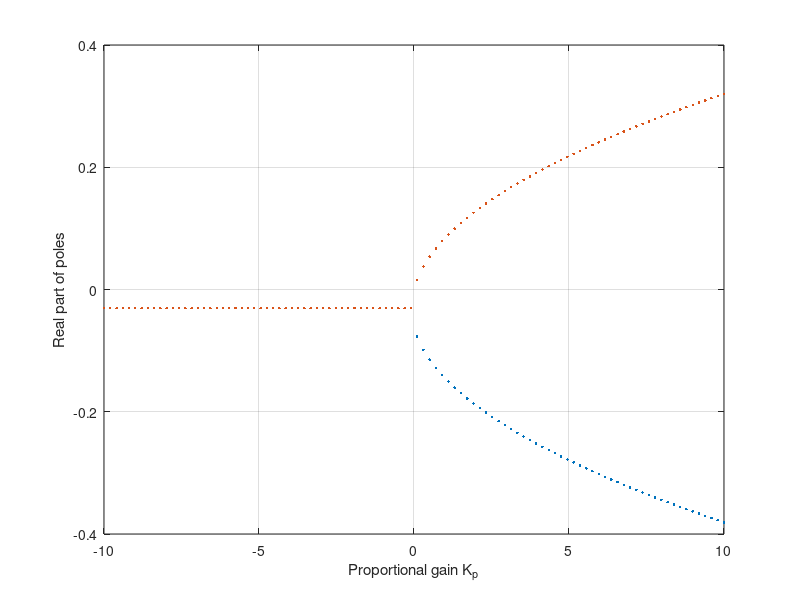

Reproduce this figure in MATLAB.
% Nomoto 1rst order model model parameters
K = -0.2; % 
T = 16.4;

% closed loop system

N = 100;
Kp = linspace(-10,10,N);
E = zeros(N,2);
for i=1:N
    D = [T 1 Kp(i)*K];
    e = roots(D);
    E(i,:)=e';
end

figure(1)
clf
plot(Kp,real(E),'.')
grid on
xlabel('Proportional gain K_p')
ylabel('Real part of poles')






   


